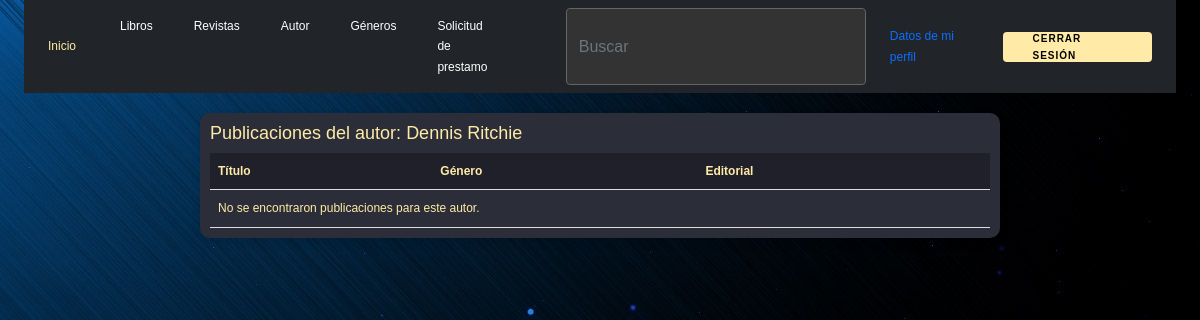
Page /view/content/user/publicaciones.php?autor=Dennis+Ritchie (signed in) on the earlier database version.
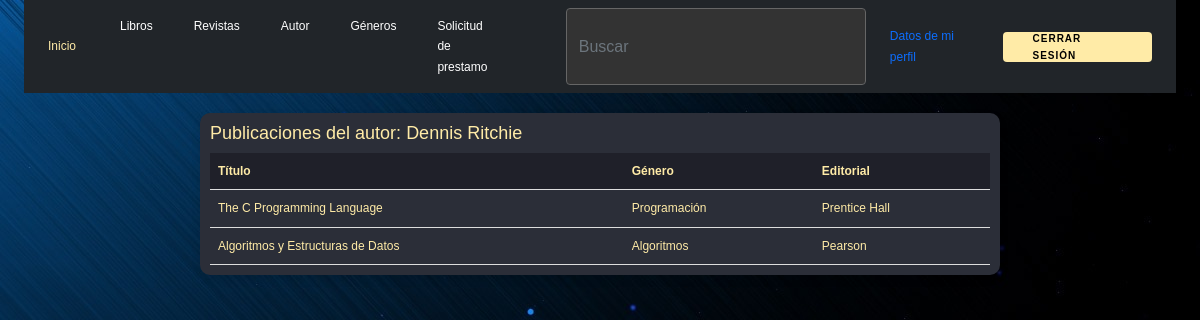
Same page on the later database version.
### tables this page shows
CREATE TABLE `libros` (
  `id_libro` int(11) NOT NULL,
  `titulo` varchar(100) NOT NULL,
  `cantidad` decimal(10,0) NOT NULL,
  `id_tipo` int(11) NOT NULL,
  `isbn` varchar(20) DEFAULT NULL,
  `id_genero` int(11) NOT NULL,
  `id_autor` int(11) NOT NULL,
  `id_editorial` int(11) NOT NULL
);

CREATE TABLE `genero` (
  `id_genero` int(11) NOT NULL,
  `nombre` varchar(50) NOT NULL
);

CREATE TABLE `editorial` (
  `id_editorial` int(11) NOT NULL,
  `nombre` varchar(100) NOT NULL
);

### view/content/user/publicaciones.php (the view, shortened to what this page needs)
<?php
try {
    $database = new db();
    $conn = $database->conexion();
    if (isset($_GET['autor'])) {
        $autor_nombre = urldecode($_GET['autor']);
        $sql = "SELECT l.titulo, g.nombre AS genero, e.nombre AS editorial
                FROM libros l
                INNER JOIN genero g ON l.id_genero = g.id_genero
                INNER JOIN editorial e ON l.id_editorial = e.id_editorial
                INNER JOIN autor a ON l.id_autor = a.id_autor
                WHERE a.nombre = :nombre";
        $stmt = $conn->prepare($sql);
        $stmt->bindParam(':nombre', $autor_nombre);
        $stmt->execute();
        $publicaciones = $stmt->fetchAll(PDO::FETCH_ASSOC);
    } else {
        $autor_nombre = "Desconocido";
        $publicaciones = [];
    }
} catch (PDOException $e) {
    echo "Error: " . $e->getMessage();
}
require_once("c://xampp/htdocs/login/view/head/header.php");
?>
<!DOCTYPE html>
<html lang="es">
<head>
</head>
<body>
    <div class="container">
        <h2>Publicaciones del autor: <?= htmlspecialchars($autor_nombre) ?></h2>
        <table>
            <tr>
                <th>Título</th>
                <th>Género</th>
                <th>Editorial</th>
            </tr>
            <?php if (!empty($publicaciones)): ?>
                <?php foreach ($publicaciones as $publicacion): ?>
                    <tr>
                        <td><?= htmlspecialchars($publicacion['titulo']) ?></td>
                        <td><?= htmlspecialchars($publicacion['genero']) ?></td>
                        <td><?= htmlspecialchars($publicacion['editorial']) ?></td>
                    </tr>
                <?php endforeach; ?>
            <?php else: ?>
                <tr>
                    <td colspan="3">No se encontraron publicaciones para este autor.</td>
                </tr>
            <?php endif; ?>
        </table>
    </div>
</body>
</html>

Differences in the rows shown:
added libros: titulo "The C Programming Language", id_genero.nombre "Programación", id_editorial.nombre "Prentice Hall"
added libros: titulo "Algoritmos y Estructuras de Datos", id_genero.nombre "Algoritmos", id_editorial.nombre "Pearson"
Other differences:
text no longer shown: "No se encontraron publicaciones para este autor."
